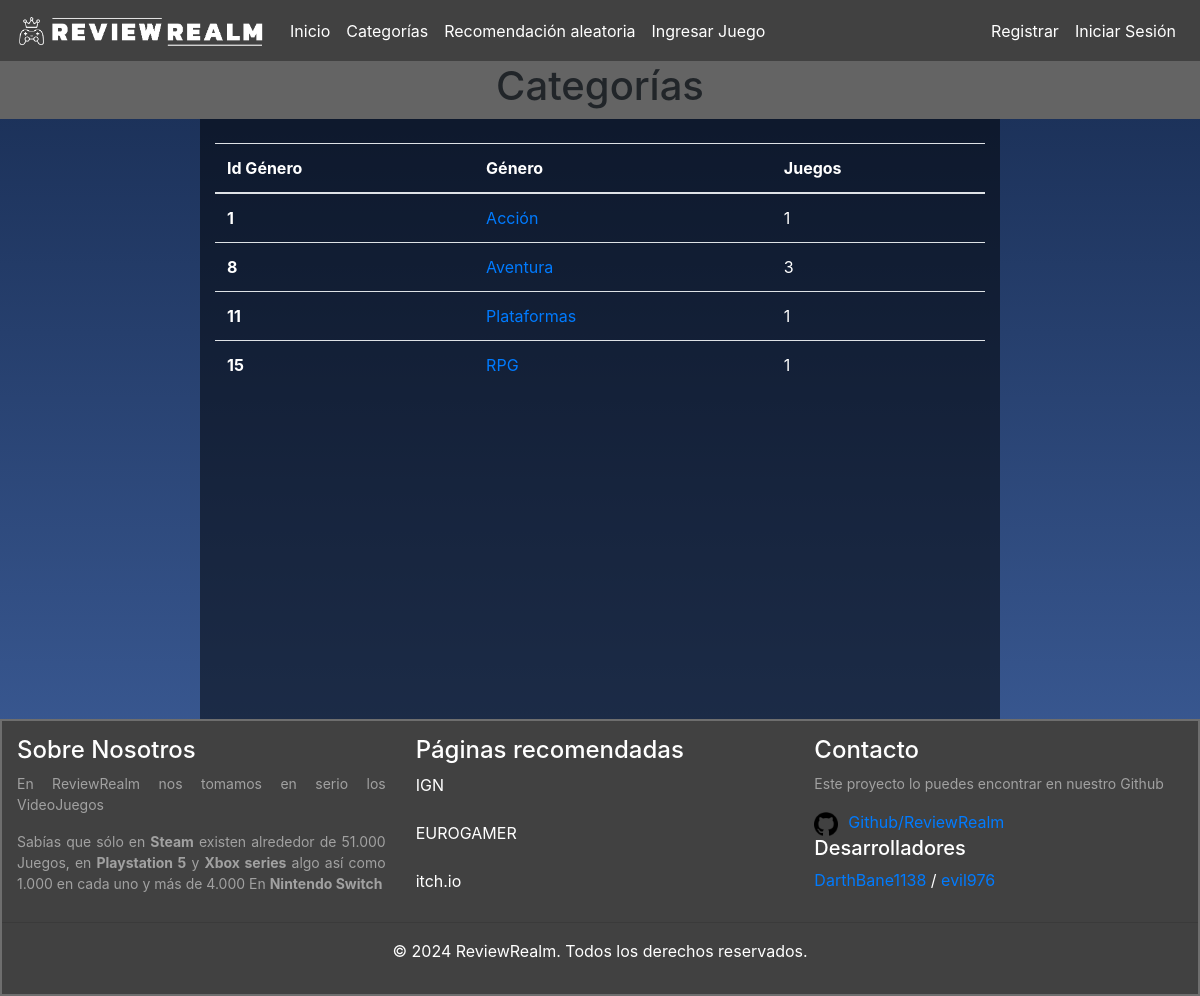
The page /ReviewRealm/categorias on the database its author committed.
### ReviewRealm/models.py (models this page shows, shortened)
class Genero_Juego(models.Model):
    id_genero_juego = models.AutoField(db_column='idGeneroJuego', primary_key=True)
    nombre_genero = models.CharField(max_length=100, blank=False, null=False)

### ReviewRealm/views.py (the view)
# urls.py: path('categorias', views.categorias, name='categorias'),
def categorias(request):
    generos_juegos = Genero_Juego.objects.all()
    context={'generos_juegos':generos_juegos}
    for x in generos_juegos:
        x.cantidad_juegos = Juego.objects.filter(id_genero_juego=x).count()
    return render(request, 'ReviewRealm/categorias.html', context)

### ReviewRealm/templates/ReviewRealm/categorias.html (shortened to what this page needs)
{% extends 'ReviewRealm/base.html'%}
{% load static %}
{% block content %}
<div class="miBloqueDeContenido" >
  <div class="contenedor-titulo">
      <h1 class ="text-center">Categorías</h1>
  </div>
  <div class = "container-fluid" id= "cuerpo_categorias" style="height: 100%;">
    <div class = "row">
      <div class = "col-2"></div>
      <div class = "col-8" id = "columna_principal">
        <br>
        <table class="table table-transparent">
          {% if generos_juegos %}
            <thead>
              <tr>
                <th scope="col">Id Género</th>
                <th scope="col">Género</th>
                <th scope="col">Juegos</th>
              </tr>
            </thead>
            <tbody class="table-group-divider">
              {% for x in generos_juegos %}
                {% if x.cantidad_juegos > 0 %}
                  <tr>
                    <th scope="row">{{x.id_genero_juego}}</th>
                    <td><a href="{% url 'juegos_por_genero' pk=x.id_genero_juego %}">{{x.nombre_genero}}</a></td>
                    <td>{{x.cantidad_juegos}}</td>
                  </tr>
                {% endif %}
              {% endfor %}
            </tbody>
          {% endif %}
        </table>
      </div>
      <div class = "col-2"></div>
    </div>
  </div>
</div>
  {% endblock %}

### rows shown on the page
Genero_Juego: id_genero_juego "1", nombre_genero "Acción", cantidad_juegos "1"
Genero_Juego: id_genero_juego "8", nombre_genero "Aventura", cantidad_juegos "3"
Genero_Juego: id_genero_juego "11", nombre_genero "Plataformas", cantidad_juegos "1"
Genero_Juego: id_genero_juego "15", nombre_genero "RPG", cantidad_juegos "1"
